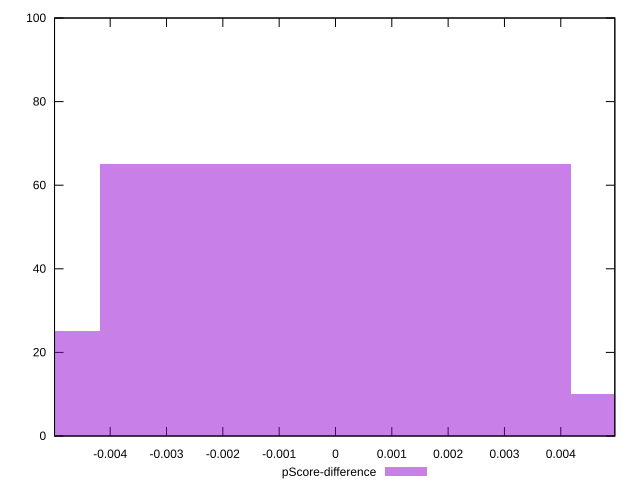

Write gnuplot code to recreate this figure.
reset

$pScoreDifference <<EOF
0 65
0.008369442271330168 10
-0.008369442271330168 25
EOF

set key outside below
set boxwidth 0.008369442271330168
set xrange [-0.004988118675198237:0.004959521432419029]
set yrange [0:100]
set trange [0:100]
set style fill transparent solid 0.5 noborder
set terminal svg size 640, 490 enhanced background rgb 'white'
set output "report_00018_2021-02-10T15-25-16.877Z/largest-contentful-paint/samples/pages+cached+noadtech/pScore-difference/histogram.svg"

plot $pScoreDifference title "pScore-difference" with boxes

reset
